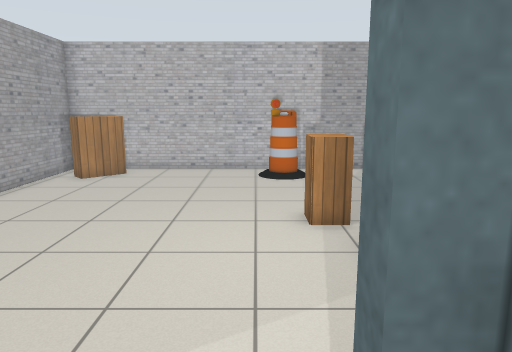
[1] (above)

18 first-person views from a walk through a robot-simulator world made for Gazebo. The camera is 1.3 m above the floor, tilts 10° down and sees 70° across. The floor is counted in squares, 0.5 m on a side. Each view is taken from the middle of a square. On the plan, view 1 faces up. The plan holds only what a view shows up to about 20 squares ahead; the rest is blank. The place goes on beyond the plan. Robots are left out. Gazebo's built-in surfaces are drawn with simple patterns. Some surface patterns are stand-ins.

[2]
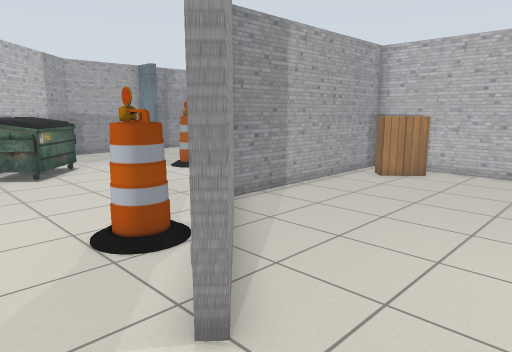

[3]
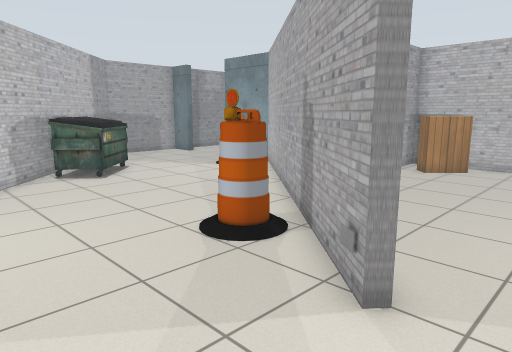

[4]
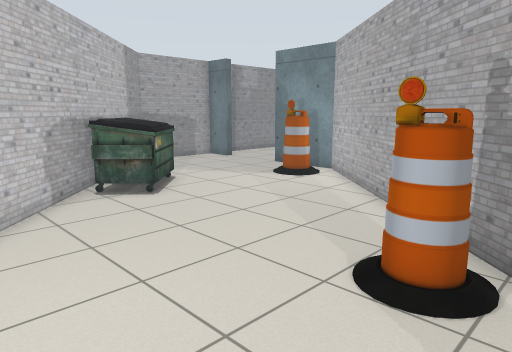

[5]
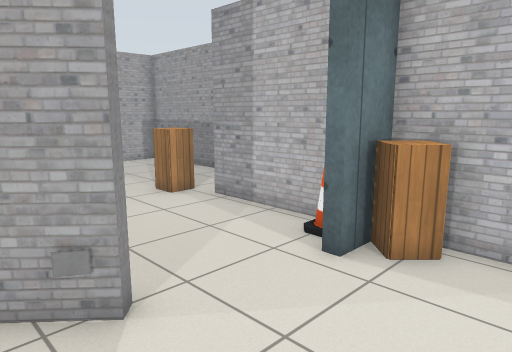

[6]
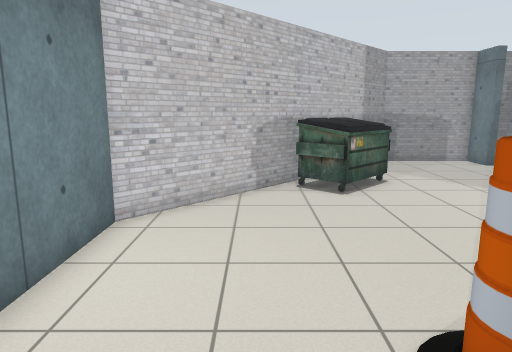

[7]
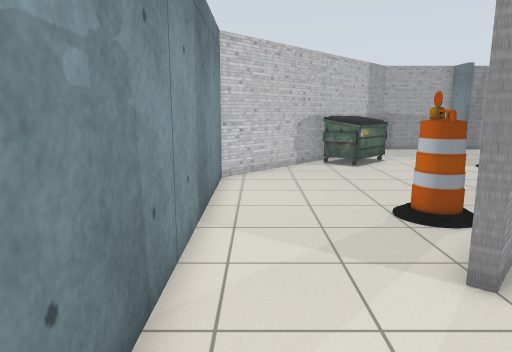

[8]
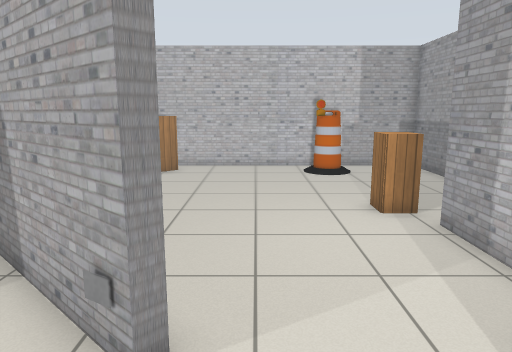

[9]
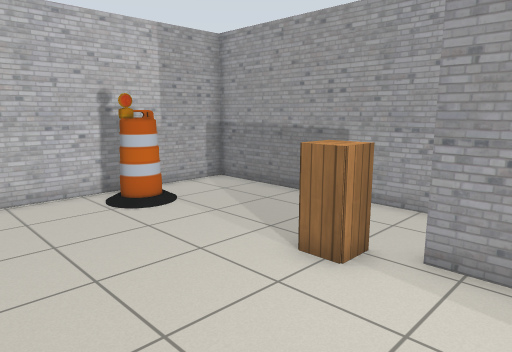

[10]
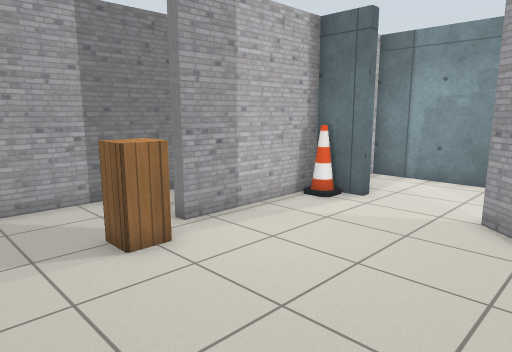

[11]
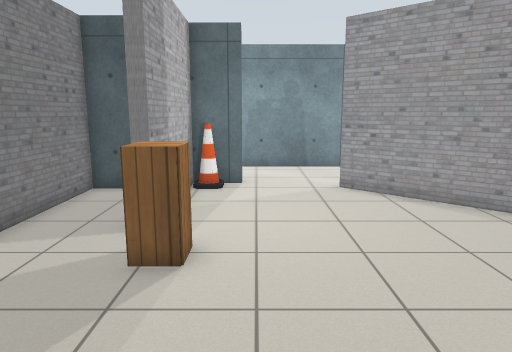

[12]
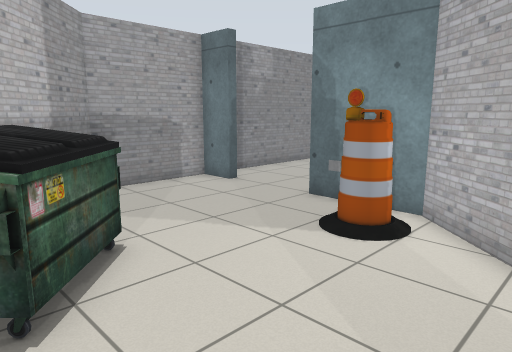

[13]
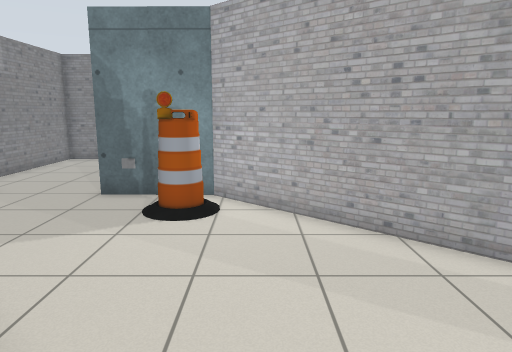

[14]
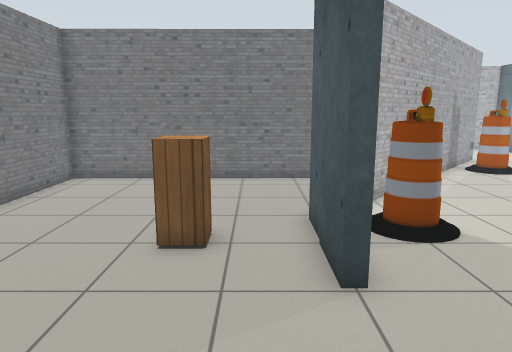

[15]
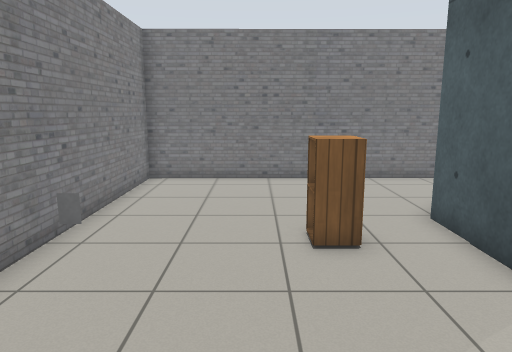

[16]
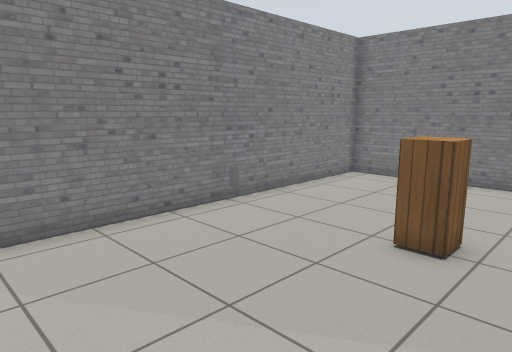

[17]
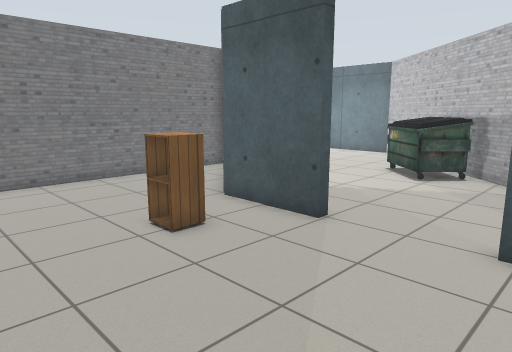

[18]
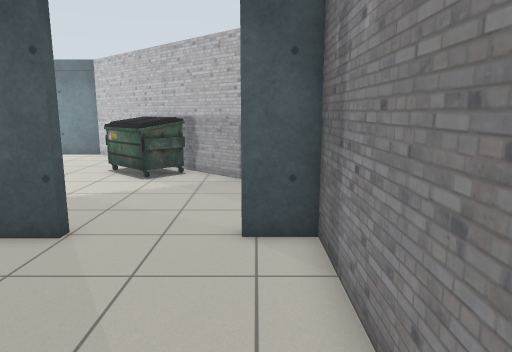

### Floor plan
Points are (right, up) in squares from view 1. A wall is a line through its corners. A room is listed if a view was taken in it or the views show most of it. See-through windows are left out.
Room 1 (views 1, 2, 3, 4, 5, 6, 7, 8, 12, 13)
walls: (-2.9, 2.5) (-3.2, 2.2) (-14.4, 12.3) (-16.5, 12.3); (0.5, 1.4) (0.5, 1.8); (-21.7, 12.7) (-21.7, 12.3) (-23.3, 12.3) (-23.3, 7.7) (-12.4, -2.4) (2.3, -2.4) (2.3, -0.5)
ways out: opening at (0, 2) to room 2; opening at (-19, 12) to room 3
objects: dumpster (-19, 3) to (-16, 6); other object (-17, 12); barrel (-15, 10) to (-14, 11); barrel (-7, 3) to (-6, 4); cabinet (1, 0) to (2, 1); cone (2, 2)
Room 2 (views 9, 10, 11)
walls: (2.3, 2.5) (2.3, 7.2) (2.7, 7.2); (0.5, 1.8) (1.5, 1.8); (4.1, 2.7) (5.6, 2.7) (5.6, 16.7) (-8.4, 16.7) (-8.3, 7.3) (-2.9, 2.5)
ways out: opening at (0, 2) to room 1
objects: bookshelf (-7, 14) to (-6, 16); grey panel (-4, 3); cabinet (1, 8) to (2, 9); barrel (1, 15)
Room 3 (views 14, 15, 16, 17, 18)
walls: (-16.6, 12.7) (-14.2, 12.7); (-8.7, 8.1) (-8.8, 21.2) (-23.3, 21.2) (-23.3, 12.7) (-21.7, 12.7)
ways out: opening at (-19, 12) to room 1
objects: cabinet (-16, 15) to (-16, 16); grey panel (-16, 21)

Positions as (right, up) in squares from view 1, and headings:
1: (0, 0), facing up
2: (0, 0), facing up-left
3: (-1, -2), facing up-left
4: (-5, -2), facing up-left
5: (-5, -2), facing up-right
6: (-4, 1), facing left
7: (2, -1), facing left
8: (-2, -1), facing up
9: (-4, 5), facing up-right
10: (-5, 12), facing down-right
11: (0, 15), facing down
12: (-11, 3), facing up-left
13: (-13, 1), facing up
14: (-23, 14), facing right
15: (-23, 17), facing right
16: (-23, 13), facing up-right
17: (-23, 20), facing down-right
18: (-22, 20), facing down
